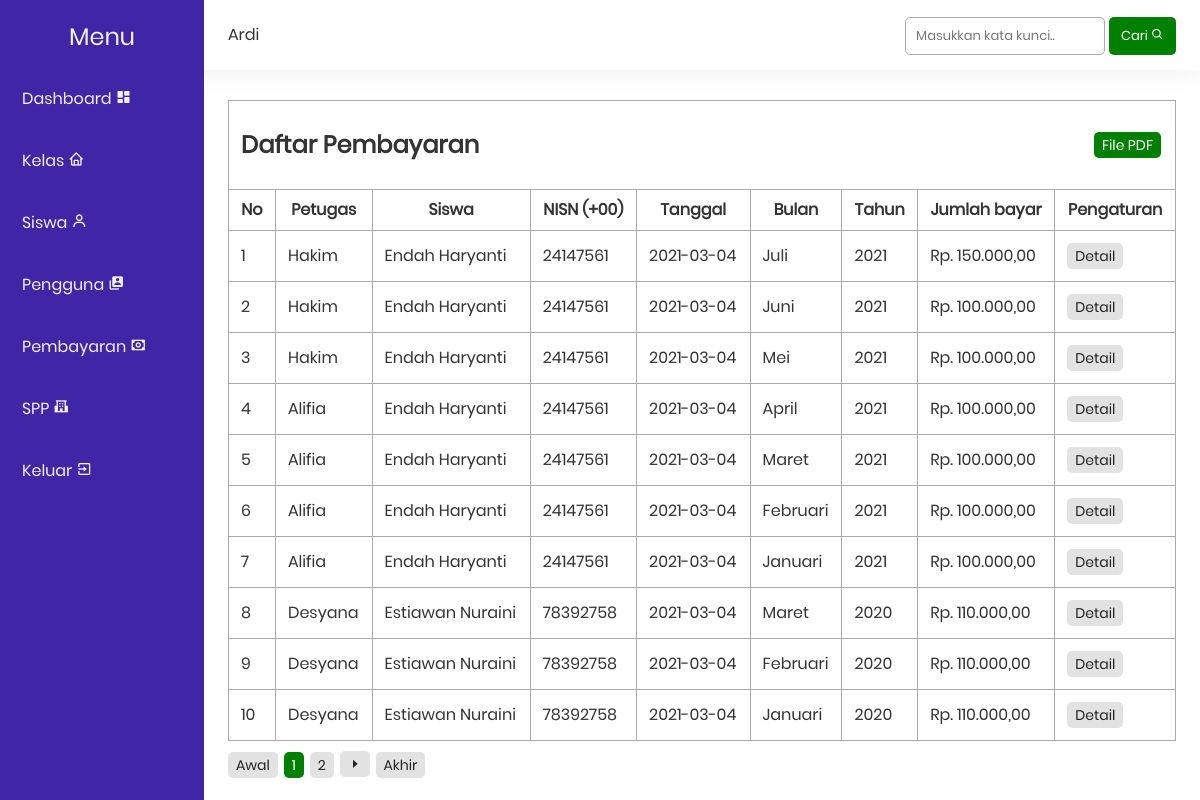
/public/payment/index.php (signed in), run on the app's committed database.
### tables this page shows
CREATE TABLE `pembayaran` (
  `id` int(11) NOT NULL,
  `id_petugas` int(11) NOT NULL,
  `nisn` int(10) NOT NULL,
  `tanggal_bayar` date NOT NULL,
  `bulan_dibayar` varchar(10) NOT NULL,
  `tahun_dibayar` varchar(4) NOT NULL,
  `id_spp` int(11) NOT NULL,
  `jumlah_bayar` int(11) NOT NULL
);

CREATE TABLE `pengguna` (
  `id` int(11) NOT NULL,
  `nama` varchar(35) NOT NULL,
  `email` varchar(25) NOT NULL,
  `kata_sandi` varchar(50) NOT NULL,
  `tingkat` enum('admin','petugas','siswa') NOT NULL
);

CREATE TABLE `siswa` (
  `nisn` bigint(10) NOT NULL,
  `nis` bigint(8) NOT NULL,
  `nama` varchar(35) NOT NULL,
  `id_kelas` int(11) NOT NULL,
  `alamat` text NOT NULL,
  `no_telepon` bigint(12) NOT NULL,
  `id_spp` int(11) NOT NULL
);

### functions.php (called while the page is built, shortened)
<?php
$conn = mysqli_connect("localhost", "root", "", "db_spp_88");
function rupiah($money)
{
    return number_format($money, 2, ',', '.');
}
function queryPagination($query)
{
    global $conn;
    $result = mysqli_query($conn, $query);
    return mysqli_num_rows($result);
}
function startNumber($activePage, $link)
{
    return 1;
}
function endNumber($activePage, $link, $totalPage)
{
    return $totalPage;
}
function numberData($limit, $curretPage)
{
    return 1 + ($limit * ($curretPage - 1));
}

### public/payment/index.php (the view, shortened to what this page needs)
<?php
include_once('../layout/navbar.php');
include_once('../layout/sidebar.php');
if (isset($_POST['search'])) {
    $keyword = $_POST['keyword'];
} else {
    $keyword = '';
}
if (isset($_SESSION['admin'])) {
    $query = "SELECT *,
                pembayaran.id AS id_pembayaran,
                siswa.nama AS nama_siswa
            FROM pembayaran
            JOIN siswa ON siswa.nisn = pembayaran.nisn
            JOIN pengguna ON pengguna.id = pembayaran.id_petugas
            WHERE siswa.nama LIKE '%$keyword%' OR
                pengguna.nama LIKE '%$keyword%' OR
                pembayaran.nisn LIKE '%$keyword%' OR
                tanggal_bayar LIKE '%$keyword%' OR
                tahun_dibayar LIKE '%$keyword%' OR
                jumlah_bayar LIKE '%$keyword%' OR
                bulan_dibayar LIKE '%$keyword%'
            ORDER BY id_pembayaran DESC";
}
$totalData = queryPagination($query);
$limit = 10;
$totalPage = ceil($totalData / $limit);
$activePage = (isset($_GET['page'])) ? $_GET['page'] : 1;
$curretPage = $activePage ? $activePage : 1;
$startData = ($activePage * $limit) - $limit;
$link = 2;
$startNumber = startNumber($activePage, $link);
$endNumber = endNumber($activePage, $link, $totalPage);
$pembayaran = mysqli_query($conn, $query . " LIMIT $startData, $limit");
$no = numberData($limit, $curretPage);
?>
<table class="table">
    <tr>
        <td colspan="10">
            <span id="action">
                <h2>Daftar Pembayaran</h2>
                <div>
                    <a href="pdf.php" class="badge <?= isset($_SESSION['admin']) ? 'green' : 'grey' ?>">File PDF</a>
                </div>
            </span>
        </td>
    </tr>
    <tr>
        <th>No</th>
        <th>Petugas</th>
        <th>Siswa</th>
        <th>NISN (+00)</th>
        <th>Tanggal</th>
        <th>Bulan</th>
        <th>Tahun</th>
        <th>Jumlah bayar</th>
        <th>Pengaturan</th>
    </tr>
    <?php foreach ($pembayaran as $p) : ?>
        <tr>
            <td><?= $no++; ?></td>
            <td><?= $p['nama']; ?></td>
            <td><?= $p['nama_siswa']; ?></td>
            <td><?= $p['nisn']; ?></td>
            <td><?= $p['tanggal_bayar']; ?></td>
            <td><?= $p['bulan_dibayar']; ?></td>
            <td><?= $p['tahun_dibayar']; ?></td>
            <td>Rp. <?= rupiah($p['jumlah_bayar']); ?></td>
            <td>
                <a href="detail.php?i=<?= $p['id_pembayaran'] ?>" class="badge grey">Detail</a>
            </td>
        </tr>
    <?php endforeach; ?>
</table>
<div class="pagination">
    <a href="?page=1" class="badge grey">Awal</a>
    <?php for ($i = $startNumber; $i <= $endNumber; $i++) : ?>
        <?php if ($i == $activePage) : ?>
            <a href="?page=<?= $i; ?>" class="badge green"><?= $i; ?></a>
        <?php else : ?>
            <a href="?page=<?= $i; ?>" class="badge grey"><?= $i; ?></a>
        <?php endif; ?>
    <?php endfor; ?>
    <?php if ($activePage < $totalPage) : ?>
        <a href="?page=<?= $activePage + 1; ?>"><i class='bx bx-caret-right badge grey'></i></a>
    <?php endif; ?>
    <a href="?page=<?= $totalPage; ?>" class="badge grey">Akhir</a>
</div>
<?php include_once('../layout/footer.php'); ?>

### style.css (style rules this page uses)
html, body, div, span, applet, object, iframe, blockquote, pre, abbr, acronym, address, big, cite, code, del, dfn, em, img, ins, kbd, q, s, samp, small, strike, strong, sub, sup, tt, var, b, u, i, a, p, center, dl, dt, dd, ol, ul, li, fieldset, form, label, legend, table, caption, tbody, tfoot, thead, tr, td, article, aside, canvas, details, embed, figure, figcaption, footer, header, hgroup, menu, nav, output, ruby, section, summary, time, mark, audio, video { margin: 0; padding: 0; border: 0; font-size: 100%; font: inherit; vertical-align: baseline; font-family: "Poppins", Arial, Helvetica, sans-serif; }
body { line-height: 1; }
html { scroll-behavior: smooth; }
a { text-decoration: none; }
h1, h2, h3, h4, h5, h6, p, td, th, a, label { color: #333; }
.table { border-collapse: collapse; border-spacing: 10px; width: 100%; }
.table td, .table th { border: 1px solid#aaa; padding: 12px; }
.pagination { margin-top: 10px; }
.badge { padding: 6px 8px; display: inline-block; font-size: 14px; text-align: center; box-sizing: border-box; border-radius: 5px; margin-right: 2px; }
.green { color: white; background-color: green; }
.grey { color: #222; background-color: #e2e2e2; }
#action { display: flex; width: 100%; align-items: center; align-content: center; justify-content: space-between; }

### data on the page
pembayaran: pengguna.nama "Hakim", siswa.nama "Endah Haryanti", siswa.nisn "24147561", tanggal_bayar "2021-03-04", bulan_dibayar "Juli", tahun_dibayar "2021", jumlah_bayar "150.000,00"
pembayaran: pengguna.nama "Hakim", siswa.nama "Endah Haryanti", siswa.nisn "24147561", tanggal_bayar "2021-03-04", bulan_dibayar "Juni", tahun_dibayar "2021", jumlah_bayar "100.000,00"
pembayaran: pengguna.nama "Hakim", siswa.nama "Endah Haryanti", siswa.nisn "24147561", tanggal_bayar "2021-03-04", bulan_dibayar "Mei", tahun_dibayar "2021", jumlah_bayar "100.000,00"
pembayaran: pengguna.nama "Alifia", siswa.nama "Endah Haryanti", siswa.nisn "24147561", tanggal_bayar "2021-03-04", bulan_dibayar "April", tahun_dibayar "2021", jumlah_bayar "100.000,00"
pembayaran: pengguna.nama "Alifia", siswa.nama "Endah Haryanti", siswa.nisn "24147561", tanggal_bayar "2021-03-04", bulan_dibayar "Maret", tahun_dibayar "2021", jumlah_bayar "100.000,00"
pembayaran: pengguna.nama "Alifia", siswa.nama "Endah Haryanti", siswa.nisn "24147561", tanggal_bayar "2021-03-04", bulan_dibayar "Februari", tahun_dibayar "2021", jumlah_bayar "100.000,00"
pembayaran: pengguna.nama "Alifia", siswa.nama "Endah Haryanti", siswa.nisn "24147561", tanggal_bayar "2021-03-04", bulan_dibayar "Januari", tahun_dibayar "2021", jumlah_bayar "100.000,00"
pembayaran: pengguna.nama "Desyana", siswa.nama "Estiawan Nuraini", siswa.nisn "78392758", tanggal_bayar "2021-03-04", bulan_dibayar "Maret", tahun_dibayar "2020", jumlah_bayar "110.000,00"
pembayaran: pengguna.nama "Desyana", siswa.nama "Estiawan Nuraini", siswa.nisn "78392758", tanggal_bayar "2021-03-04", bulan_dibayar "Februari", tahun_dibayar "2020", jumlah_bayar "110.000,00"
pembayaran: pengguna.nama "Desyana", siswa.nama "Estiawan Nuraini", siswa.nisn "78392758", tanggal_bayar "2021-03-04", bulan_dibayar "Januari", tahun_dibayar "2020", jumlah_bayar "110.000,00"

### other printed values
$_SESSION["name"] "Ardi"
